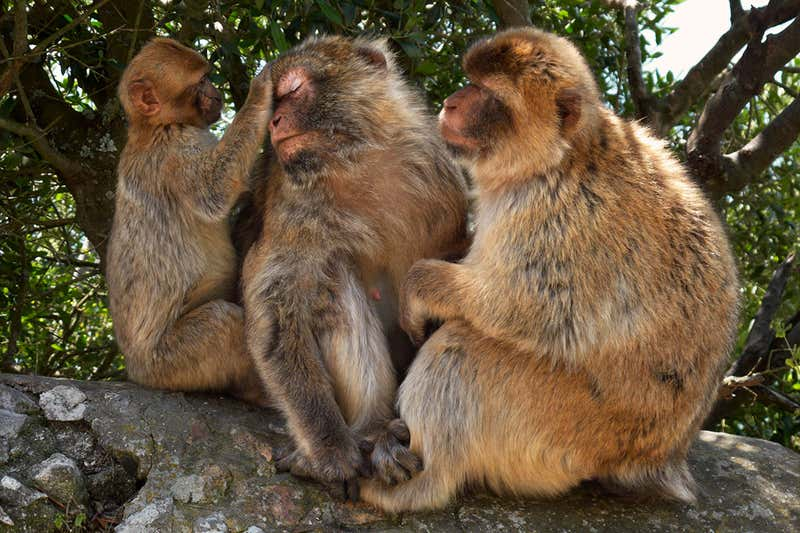
#> input picture images/original/image_0.jpg, 800 x 533 px
$ python gausian_blur.py
#> lines starting #> are read from the running program, lines starting #| are printed output that depends on the picture
### utils.py
import numpy as np
from PIL import Image


# TODO: make it convolve both arrays of shape [H, W, 3] and [H, W]
# [32 lines left out: function convolve, not called in this run]

def get_image(location):
	'''
	Returns the image at the specified location as an np.array

	Args:
		location: string

	Returns:
		np.array of shape [H, W, 3]
	'''
#> called with location = 'images/original/image_0.jpg'
	image = Image.open(location)
#> image is the input picture: PIL image 800x533 RGB; mean R, G, B 102.1, 85.8, 62.8
	return np.array(image)

# [11 lines left out: function save_image, not called in this run]

### gausian_blur.py
import numpy as np
from utils import convolve, get_image, save_image
import matplotlib.pyplot as plt

def gausian_kernel(size, sigma=1):
	'''
	A function that creates a gausian kernel.

	Args:
		size: int, an odd number defining the height and width of the kernel
		sigma: int, roughtness paramater

	Returns:
		np.array of shape [size//2, size//2]
	'''

	size = int(size) // 2
	x, y = np.mgrid[-size:size+1, -size:size+1]
	normal = 1.0/(2.0 * np.pi * sigma**2)
	return np.exp(-((x**2 + y**2) / (2.0 * sigma**2))) * normal


def gausian_blur(im, kernel_size=5, kernel_sigma=1.0):
	'''
	A function that convolves im with kernel.

	Args:
		im: np.array of shape [H, W, 3]
		kernel: nparray of shape [S, S]

	Returns:
		np.array of shape [H, W, 3]
	'''
	kernel = gausian_kernel(kernel_size, kernel_sigma)
	return convolve(im, kernel)


if __name__ == "__main__":
	image_name = 'image_0'
	image = get_image('images/original/' + image_name + '.jpg')

	# show the effect of changing sigma
	for i in range(1, 8, 2):
		g = gausian_kernel(21, i)
		plt.imshow(g, cmap='gray')
		plt.show()
#> this loop made 4 passes
#> pass 1, `plt.show()`:
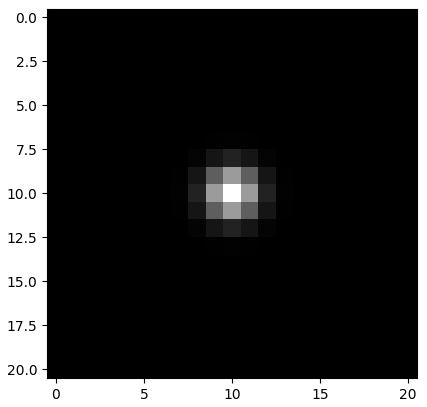
#> figure drawn by matplotlib, 1 panel
#> pass 2, `plt.show()`:
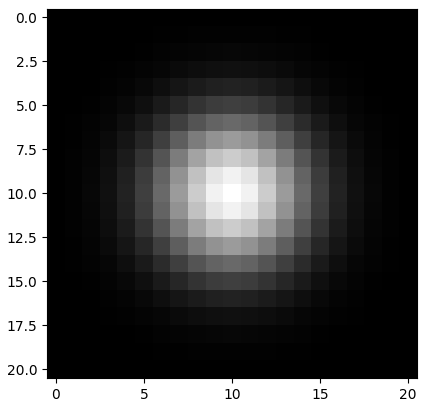
#> figure drawn by matplotlib, 1 panel

	# the actual blurring
	size, sigma = 11, 1.4
	kernel = gausian_kernel(size, sigma)
	blurred = gausian_blur(image, kernel)
#> (the run stopped early here; a loop or call above may not have finished)
